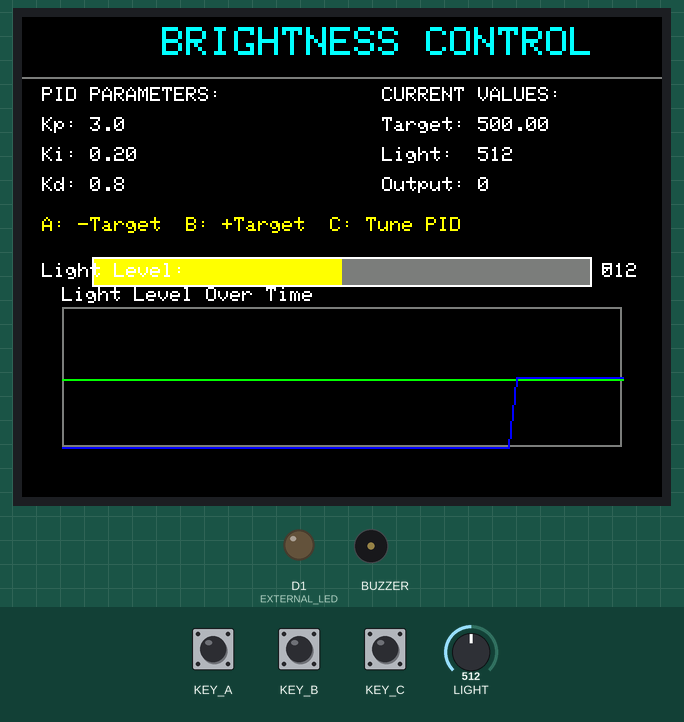
This sketch was run on a simulated Seeed Wio Terminal. Shown: 320×240 colour display, output pins drawn as LEDs (lit = HIGH), buzzer (waves = sounding). The test bench sets the inputs (shaded band); at power-on: LIGHT = 512, KEY_A HIGH, KEY_C HIGH, KEY_B HIGH. What the sketch prints to the serial monitor is not drawn.

Above: at 1.57 s.
1.6 s: LIGHT set to 306
At 1.78 s:
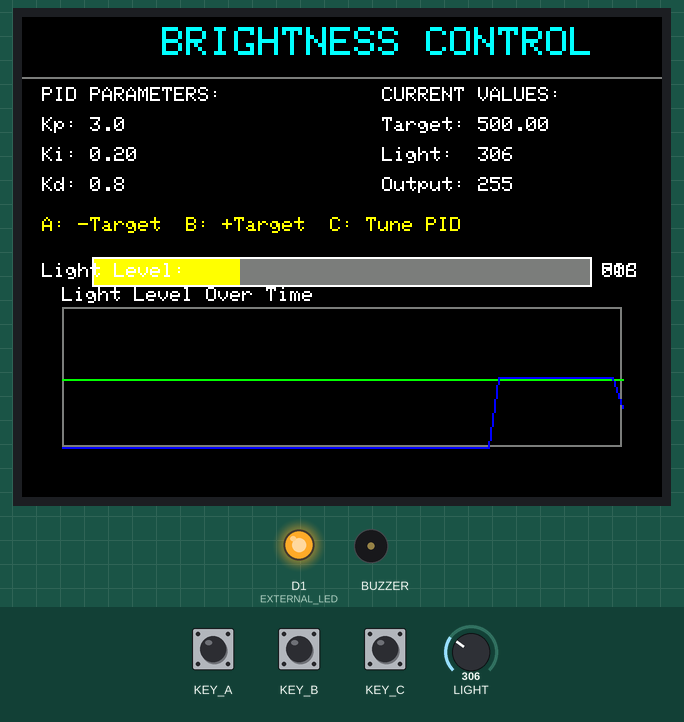
3.4 s: KEY_A pulled LOW for 0.15 s
At 3.53 s:
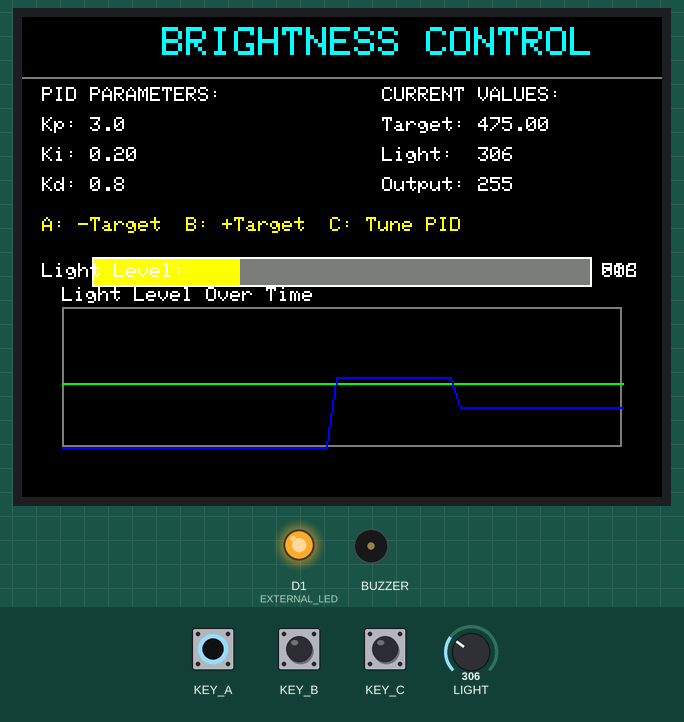
4.1 s: KEY_C pulled LOW for 1 s
At 5.67 s:
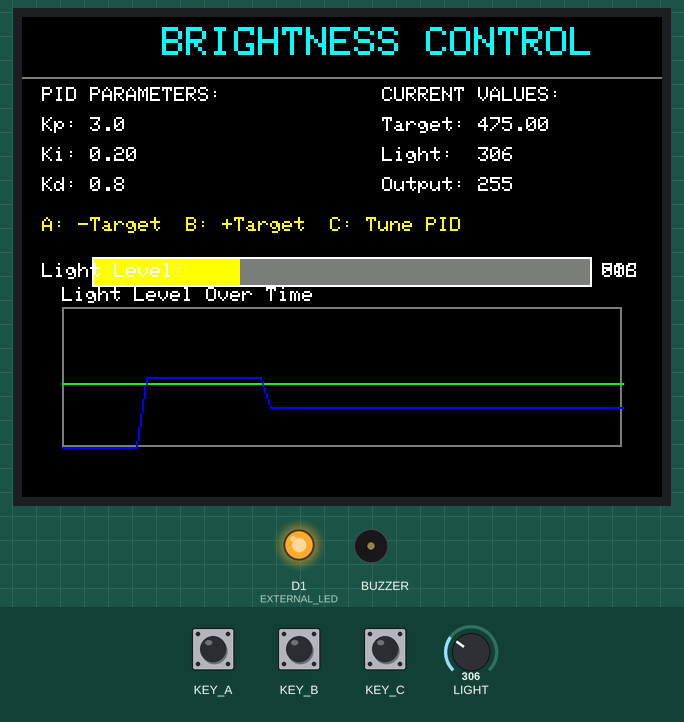
5.7 s: KEY_A pulled LOW for 1 s
At 6.49 s:
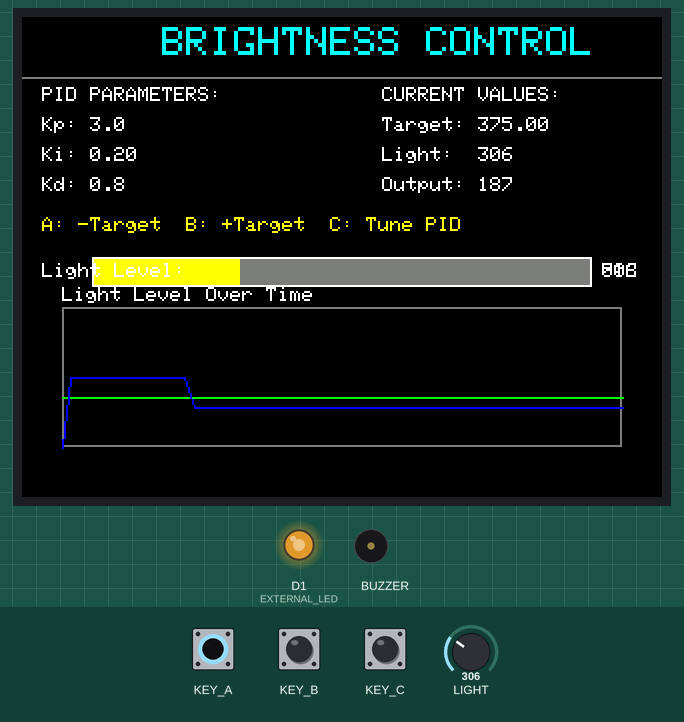
7.3 s: KEY_C pulled LOW for 3.2 s
At 7.58 s:
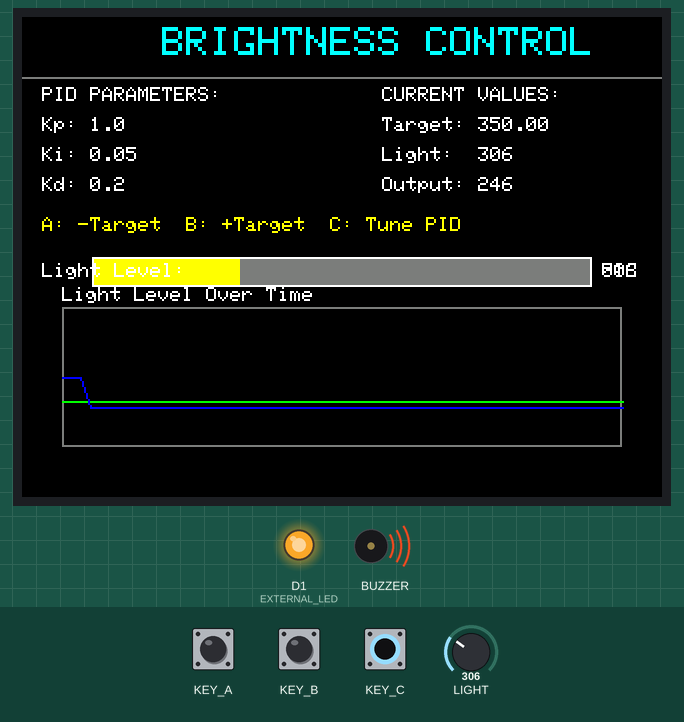
11.1 s: KEY_A pulled LOW for 3.2 s
At 15.5 s:
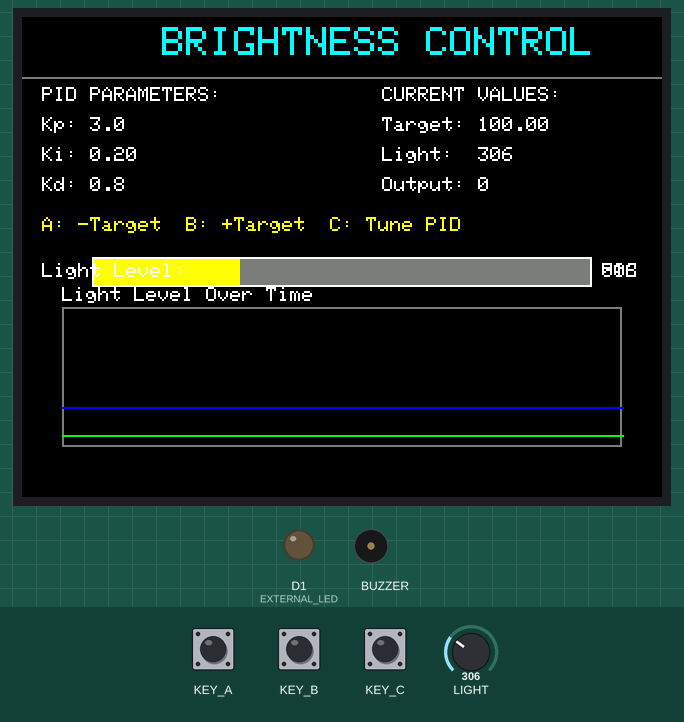
Timing chart, 0 to 17.0 s (numbered marks = the images above; inputs shaded):
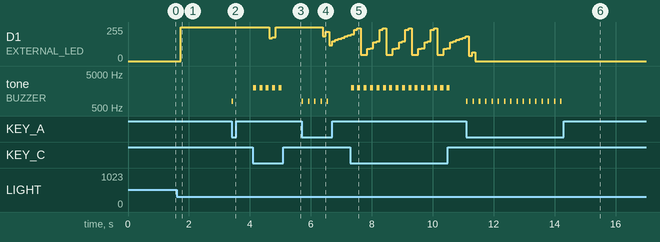

The sketch:

PID.ino
```cpp
#include "TFT_eSPI.h"
TFT_eSPI tft;

// PID variables
double Kp = 3.0;
double Ki = 0.2;
double Kd = 0.8;

double setpoint = 500;
double error = 0;
double lastError = 0;
double integral = 0;
double derivative = 0;
double output = 0;

unsigned long lastTime = 0;
unsigned long sampleTime = 100;

int graphData[60];
int dataIndex = 0;

const int EXTERNAL_LED = D1;

void drawInterface();
void updateDisplay(int lightValue, int output);
void updateGraph(int lightValue);
void drawGraph();
void checkButtons();
void drawLightBar(int lightValue);
void clearDisplayArea(int x, int y, int w, int h);

void setup() {
  tft.begin();
  tft.setRotation(3);
  tft.fillScreen(TFT_BLACK);

  pinMode(WIO_LIGHT, INPUT);
  pinMode(WIO_BUZZER, OUTPUT);
  pinMode(EXTERNAL_LED, OUTPUT);

  pinMode(WIO_KEY_A, INPUT_PULLUP);
  pinMode(WIO_KEY_B, INPUT_PULLUP);
  pinMode(WIO_KEY_C, INPUT_PULLUP);

  Serial.begin(115200);

  drawInterface();
}

void loop() {
  unsigned long currentTime = millis();

  if (currentTime - lastTime >= sampleTime) {
    int lightValue = analogRead(WIO_LIGHT);

    // PID calculation with anti-windup
    error = setpoint - lightValue;

    if (!(output >= 250 && error > 0) && !(output <= 5 && error < 0)) {
      integral += error;
    }

    integral = constrain(integral, -1000, 1000);
    derivative = error - lastError;

    output = Kp * error + Ki * integral + Kd * derivative;
    output = constrain(output, 0, 255);

    updateGraph(lightValue);
    updateDisplay(lightValue, output);

    analogWrite(EXTERNAL_LED, output);

    lastError = error;
    lastTime = currentTime;

    Serial.print("Setpoint:");
    Serial.print(setpoint);
    Serial.print(", Light:");
    Serial.print(lightValue);
    Serial.print(", Output:");
    Serial.print(output);
    Serial.print(", Error:");
    Serial.println(error);
  }

  checkButtons();
  delay(10);
}

void drawInterface() {
  tft.fillScreen(TFT_BLACK);

  // Title at top
  tft.setTextColor(TFT_CYAN);
  tft.setTextSize(2);
  tft.setCursor(70, 5);
  tft.println("BRIGHTNESS CONTROL");

  // Separator line
  tft.drawFastHLine(0, 30, 320, TFT_DARKGREY);

  // Left column - PID parameters
  tft.setTextColor(TFT_WHITE);
  tft.setTextSize(1);
  tft.setCursor(10, 35);
  tft.println("PID PARAMETERS:");
  tft.setCursor(10, 50);
  tft.print("Kp: "); tft.println(Kp, 1);
  tft.setCursor(10, 65);
  tft.print("Ki: "); tft.println(Ki, 2);
  tft.setCursor(10, 80);
  tft.print("Kd: "); tft.println(Kd, 1);

  // Right column - Real-time values (headers only)
  tft.setCursor(180, 35);
  tft.println("CURRENT VALUES:");

  // Button instructions at bottom of text area
  tft.setTextColor(TFT_YELLOW);
  tft.setTextSize(1);
  tft.setCursor(10, 100);
  tft.println("A: -Target  B: +Target  C: Tune PID");

  // Draw initial static elements for light bar and graph
  drawLightBar(0);
  drawGraph();
}

void updateDisplay(int lightValue, int output) {
  tft.setTextColor(TFT_WHITE);
  tft.setTextSize(2);

  // Update real-time values (right column)
  clearDisplayArea(180, 50, 130, 45);

  tft.setTextSize(1);
  tft.setCursor(180, 50);
  tft.print("Target: "); tft.println(setpoint);

  tft.setCursor(180, 65);
  tft.print("Light:  "); tft.println(lightValue);

  tft.setCursor(180, 80);
  tft.print("Output: "); tft.println(output);

  // Update light bar and graph (below all text)
  drawLightBar(lightValue);
  drawGraph();
}

void clearDisplayArea(int x, int y, int w, int h) {
  tft.fillRect(x, y, w, h, TFT_BLACK);
}

void drawLightBar(int lightValue) {
  int barWidth = map(lightValue, 0, 1023, 0, 250);
  int barHeight = 15;
  int barX = 35;
  int barY = 120;  // Moved below all text

  // Clear bar area
  tft.fillRect(barX, barY, 255, barHeight + 5, TFT_BLACK);

  // Bar background
  tft.fillRect(barX, barY, 250, barHeight, TFT_DARKGREY);

  // Bar foreground with color coding
  uint16_t barColor;
  if (lightValue < 300) barColor = TFT_RED;
  else if (lightValue < 700) barColor = TFT_YELLOW;
  else barColor = TFT_GREEN;

  tft.fillRect(barX, barY, barWidth, barHeight, barColor);
  tft.drawRect(barX, barY, 250, barHeight, TFT_WHITE);

  // Bar label
  tft.setTextColor(TFT_WHITE);
  tft.setTextSize(1);
  tft.setCursor(10, barY + 3);
  tft.print("Light Level:");
  tft.setCursor(barX + 255, barY + 3);
  tft.print(lightValue);
}

void updateGraph(int lightValue) {
  graphData[dataIndex] = lightValue;
  dataIndex = (dataIndex + 1) % 60;
}

void drawGraph() {
  int graphHeight = 70;
  int graphWidth = 280;
  int graphX = 20;
  int graphY = 145;  // Moved below light bar

  // Clear graph area
  tft.fillRect(graphX, graphY, graphWidth + 5, graphHeight + 5, TFT_BLACK);

  // Graph border
  tft.drawRect(graphX, graphY, graphWidth, graphHeight, TFT_DARKGREY);

  // Setpoint line
  int setpointY = graphY + graphHeight - map(setpoint, 0, 1023, 0, graphHeight);
  tft.drawLine(graphX, setpointY, graphX + graphWidth, setpointY, TFT_GREEN);

  // Graph data lines
  for (int i = 0; i < 59; i++) {
    int currentIndex = (dataIndex + i) % 60;
    int nextIndex = (dataIndex + i + 1) % 60;

    int x1 = graphX + map(i, 0, 59, 0, graphWidth);
    int x2 = graphX + map(i + 1, 0, 59, 0, graphWidth);

    int y1 = graphY + graphHeight - map(graphData[currentIndex], 0, 1023, 0, graphHeight);
    int y2 = graphY + graphHeight - map(graphData[nextIndex], 0, 1023, 0, graphHeight);

    tft.drawLine(x1, y1, x2, y2, TFT_BLUE);
  }

  // Graph title
  tft.setTextColor(TFT_WHITE);
  tft.setTextSize(1);
  tft.setCursor(graphX, graphY - 10);
  tft.print("Light Level Over Time");
}

void checkButtons() {
  static unsigned long lastButtonPress = 0;

  if (millis() - lastButtonPress > 200) {
    if (!digitalRead(WIO_KEY_A)) {
      setpoint = constrain(setpoint - 25, 100, 900);
      lastButtonPress = millis();
      tone(WIO_BUZZER, 800, 50);
      integral = 0;
    }

    if (!digitalRead(WIO_KEY_B)) {
      setpoint = constrain(setpoint + 25, 100, 900);
      lastButtonPress = millis();
      tone(WIO_BUZZER, 1200, 50);
      integral = 0;
    }

    if (!digitalRead(WIO_KEY_C)) {
      // Cycle through PID presets
      static int tuneState = 0;
      tuneState = (tuneState + 1) % 4;

      switch(tuneState) {
        case 0: Kp = 2.0; Ki = 0.1; Kd = 0.5; break;
        case 1: Kp = 3.0; Ki = 0.2; Kd = 0.8; break;
        case 2: Kp = 5.0; Ki = 0.3; Kd = 1.2; break;
        case 3: Kp = 1.0; Ki = 0.05; Kd = 0.2; break;
      }

      integral = 0;
      lastButtonPress = millis();
      tone(WIO_BUZZER, 2000, 100);

      // Update PID display
      tft.setTextColor(TFT_WHITE);
      tft.setTextSize(1);
      tft.fillRect(10, 50, 80, 40, TFT_BLACK);
      tft.setCursor(10, 50);
      tft.print("Kp: "); tft.println(Kp, 1);
      tft.setCursor(10, 65);
      tft.print("Ki: "); tft.println(Ki, 2);
      tft.setCursor(10, 80);
      tft.print("Kd: "); tft.println(Kd, 1);
    }
  }
}
```

Measured:
- after the input at 1.6 s, D1 (EXTERNAL_LED): 0/255 → 255/255 after 0.13 s
- after the input at 3.4 s, tone on BUZZER: silent → 800 Hz at once, → silent 0.05 s later
- after the input at 4.1 s, D1 (EXTERNAL_LED): 255/255 → 169/255 after 0.53 s, → 177/255 0.10 s later, → 255/255 0.11 s later; tone on BUZZER: alternates 2000 Hz for 0.10 s and silent for 0.11 s, 10 changes in all, then stays silent, starting at once
- after the input at 5.7 s, D1 (EXTERNAL_LED): 255/255 → 187/255 after 0.69 s, → 220/255 0.10 s later, → 120/255 0.10 s later, → 149/255 0.10 s later, … (9 changes in this stretch); tone on BUZZER: alternates 800 Hz for 0.05 s and silent for 0.16 s, 10 changes in all, then stays silent, starting at once
- after the input at 7.3 s, tone on BUZZER: alternates 2000 Hz for 0.10 s and silent for 0.11 s, 32 changes in all, then stays silent, starting at once
- after the input at 11.1 s, tone on BUZZER: alternates 800 Hz for 0.05 s and silent for 0.16 s, 32 changes in all, then stays silent, starting at once
